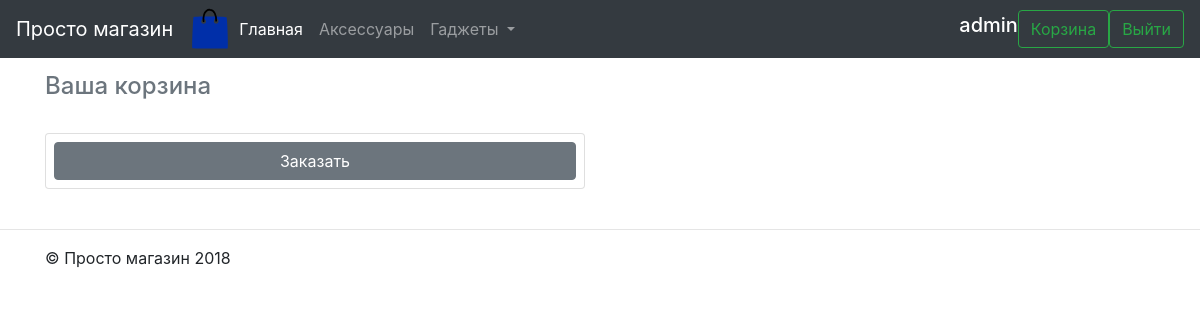
Before: /cart/ (signed in) with the older database file.
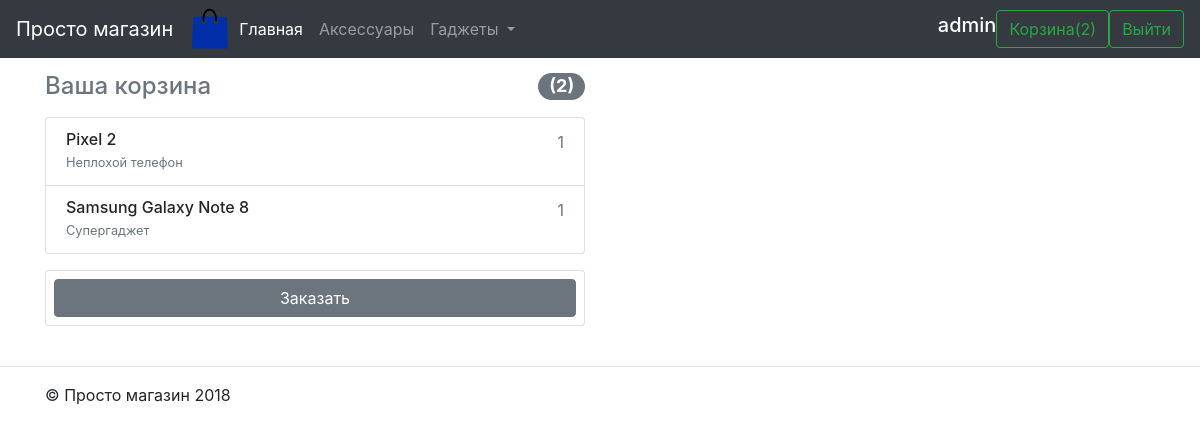
After: the same page with the newer database file.
### shop/models.py (models this page shows, shortened)
class Category(models.Model):
    name = models.CharField(max_length=NAME_LENGTH, verbose_name='Наименование', unique=True, blank=False, null=False)
    parent = models.ForeignKey('self',
                               verbose_name='Состоит в',
                               on_delete=models.DO_NOTHING,
                               null=True,
                               blank=True,
                               related_name='followers')
    class Meta:
        verbose_name = 'Категория'
        verbose_name_plural = 'Категории товаров'

class Product(models.Model):
    article = models.CharField(max_length=NAME_LENGTH, verbose_name='Артикул', unique=True, blank=False, null=False)
    name = models.CharField(max_length=NAME_LENGTH, verbose_name='Модель', blank=False, null=False)
    price = models.FloatField(verbose_name='Цена, руб.', blank=False, null=False)
    description = models.CharField(max_length=DESCRIPTION_LENGTH, verbose_name='Описание', default='')
    image = models.ImageField(upload_to='images', storage=STORAGE)
    orders = models.ManyToManyField('cart.Order',
                                   through='cart.Cart',
                                   through_fields=('product', 'order'),
                                   related_name='goods')
    class Meta:
        verbose_name = 'Товар'
        verbose_name_plural = 'Товары'
        ordering = ['-article']

### account/models.py (models this page shows)
class CustomUser(AbstractUser):
    pass

### cart/models.py (models this page shows, shortened)
class Cart(models.Model):
    product = models.ForeignKey('shop.Product', on_delete=models.CASCADE)
    order = models.ForeignKey('Order', on_delete=models.CASCADE, related_name='products')
    count = models.IntegerField(verbose_name='Количество', blank=False, null=False)
    class Meta:
        verbose_name = 'Заказ и товар'
        verbose_name_plural = 'Наполнение заказов'

### cart/views.py (the view)
# urls.py: path('cart/', CartListView.as_view(), name='cart'),
class CartListView(ListView):
    template_name = 'cart.html'
    context_object_name = 'purchases'
    def get_queryset(self):
        try:
            order = Order.objects.get(user=self.request.user, is_paid=False)
        except Order.DoesNotExist:
            return
        return Cart.objects.filter(order=order).order_by('-id')
    def get(self, *args, **kwargs):
        if not self.request.user.is_authenticated:
            return redirect('login')
        return super(CartListView, self).get(*args, **kwargs)

### cart/utils.py (called while the page is built)
def get_cart_message(request):
    if request.user.is_authenticated:
        try:
            order = Order.objects.get(user=request.user, is_paid=False)
        except Order.DoesNotExist:
            return ''
    else:
        return ''
    count = sum(Cart.objects.filter(order=order).values_list('count', flat=True))
    return f'({count})'

### shop/context_processors.py (called while the page is built)
def menu_items(request):
    context = {'is_authenticated': request.user.is_authenticated,
               'account_name': request.user.username if request.user.is_authenticated else 'Гость',
               'lot': get_cart_message(request),
               'categories_menu': Category.objects.filter(parent=None).order_by('-id')}
    return context

### templates/cart/cart.html (shortened to what this page needs)
{% extends "base.html" %}
{% load static %}
{% block content %}
<main role="main">
<div class="container mt-3">
  <div class="row">
    <div class="col-lg-6 col-md-9 col-sm-12 order-md-2 mb-4">
      <h4 class="d-flex justify-content-between align-items-center mb-3">
        <span class="text-muted">Ваша корзина</span>
        <span class="badge badge-secondary badge-pill">{{ lot }}</span>
      </h4>
      <ul class="list-group mb-3">
        {% for purchase in purchases %}
          <li class="list-group-item d-flex justify-content-between lh-condensed">
            <div>
              <h6 class="my-0">{{ purchase.product.name }}</h6>
              <small class="text-muted">{{ purchase.product.description }}</small>
            </div>
            <span class="text-muted">{{ purchase.count }}</span>
          </li>
        {% endfor %}
      </ul>
      <form class="card p-2" action="{% url "order_pay" %}" method="post">
        <button type="submit" class="btn btn-secondary">Заказать</button>
      </form>
    </div>
  </div>
</div>
</main>
{% endblock %}

### templates/base.html (shortened to what this page needs)
{% load static %}
<!DOCTYPE html>
<html lang="en">
<head>
  <link rel="stylesheet" href="{% static "bootstrap.min.css" %}">
  <link rel="stylesheet" href="{% static "main.css" %}">
<nav class="navbar navbar-expand-md navbar-dark fixed-top bg-dark">
  <a class="navbar-brand" href="/">Просто магазин</a>
  <img src="{% static "logo.svg" %}" alt="" width="42" height="42">
  <div class="collapse navbar-collapse" id="navbarsExampleDefault">
    <ul class="navbar-nav mr-auto">
      <li class="nav-item active">
        <a class="nav-link" href="/">
          Главная</a>
      </li>
      {% for menu_item in categories_menu %}
        <li class="nav-item dropdown">
          {% if not menu_item.followers.count %}
            <li class="nav-item">
              <a class="nav-link" href="/category/{{ menu_item.id }}/">
                {{ menu_item.name }}</a>
            </li>
          {% else %}
            <a class="nav-link dropdown-toggle" href="#" id="dropdown01"
             data-toggle="dropdown" aria-haspopup="true" aria-expanded="false">
             {{ menu_item.name }} </a>
          {% endif %}
        </li>
      {% endfor %}
    </ul>
    <h5><font color="#ffffff">{{ account_name }}</font></h5>
    {% if is_authenticated %}
      <a class="btn btn-outline-success my-2 my-sm-0" role="button"
       href="/cart/">
      Корзина{{ lot }}</a>
      <a class="btn btn-outline-success my-2 my-sm-0" role="button"
         href="/logout/">
      Выйти</a>
    {% endif %}
  </div>
</nav>
</head>
<body class="" data-gr-c-s-loaded="true">
    {% block content %}
    {% endblock %}
    <hr>
    <footer class="container">
        <p>© Просто магазин 2018</p>
    </footer>
</body>
</html>

Changed rows visible on the page:
added Cart: product.name "Pixel 2", product.description "Неплохой телефон", count "1"
added Cart: product.name "Samsung Galaxy Note 8", product.description "Супергаджет", count "1"
Other visible differences:
{{ lot }}: (not shown) → "(2)"
